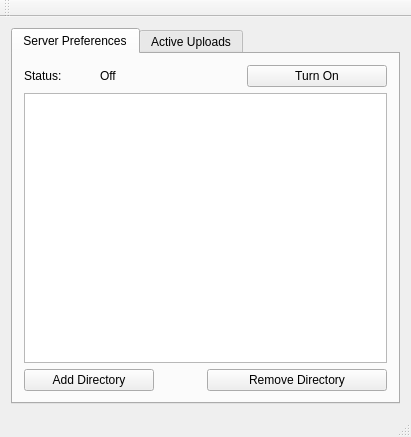
<?xml version="1.0" encoding="UTF-8"?>
<ui version="4.0">
 <class>MainWindow</class>
 <widget class="QMainWindow" name="MainWindow">
  <property name="geometry">
   <rect>
    <x>0</x>
    <y>0</y>
    <width>411</width>
    <height>437</height>
   </rect>
  </property>
  <property name="windowTitle">
   <string>MainWindow</string>
  </property>
  <widget class="QWidget" name="centralWidget">
   <layout class="QVBoxLayout" name="verticalLayout">
    <item>
     <widget class="QTabWidget" name="tabWidget">
      <property name="currentIndex">
       <number>0</number>
      </property>
      <widget class="QWidget" name="tabServerPreferences">
       <attribute name="title">
        <string>Server Preferences</string>
       </attribute>
       <layout class="QVBoxLayout" name="verticalLayout_2">
        <item>
         <layout class="QHBoxLayout" name="horizontalLayout">
          <item>
           <widget class="QLabel" name="label">
            <property name="maximumSize">
             <size>
              <width>70</width>
              <height>16777215</height>
             </size>
            </property>
            <property name="text">
             <string>Status:</string>
            </property>
           </widget>
          </item>
          <item>
           <widget class="QLabel" name="lblStatus">
            <property name="text">
             <string>Off</string>
            </property>
           </widget>
          </item>
          <item>
           <widget class="QPushButton" name="pbToggleServer">
            <property name="text">
             <string>Turn On</string>
            </property>
           </widget>
          </item>
         </layout>
        </item>
        <item>
         <widget class="QTreeView" name="tvDirList"/>
        </item>
        <item>
         <layout class="QHBoxLayout" name="horizontalLayout_2">
          <item>
           <widget class="QPushButton" name="pbAddDir">
            <property name="minimumSize">
             <size>
              <width>130</width>
              <height>0</height>
             </size>
            </property>
            <property name="text">
             <string>Add Directory</string>
            </property>
           </widget>
          </item>
          <item>
           <spacer name="horizontalSpacer">
            <property name="orientation">
             <enum>Qt::Horizontal</enum>
            </property>
            <property name="sizeHint" stdset="0">
             <size>
              <width>40</width>
              <height>20</height>
             </size>
            </property>
           </spacer>
          </item>
          <item>
           <widget class="QPushButton" name="pbRemoveDir">
            <property name="minimumSize">
             <size>
              <width>180</width>
              <height>0</height>
             </size>
            </property>
            <property name="text">
             <string>Remove Directory</string>
            </property>
           </widget>
          </item>
         </layout>
        </item>
       </layout>
      </widget>
      <widget class="QWidget" name="tabActiveUploads">
       <attribute name="title">
        <string>Active Uploads</string>
       </attribute>
      </widget>
     </widget>
    </item>
   </layout>
  </widget>
  <widget class="QMenuBar" name="menuBar">
   <property name="geometry">
    <rect>
     <x>0</x>
     <y>0</y>
     <width>411</width>
     <height>20</height>
    </rect>
   </property>
  </widget>
  <widget class="QToolBar" name="mainToolBar">
   <attribute name="toolBarArea">
    <enum>TopToolBarArea</enum>
   </attribute>
   <attribute name="toolBarBreak">
    <bool>false</bool>
   </attribute>
  </widget>
  <widget class="QStatusBar" name="statusBar"/>
 </widget>
 <layoutdefault spacing="6" margin="11"/>
 <resources/>
 <connections/>
</ui>
